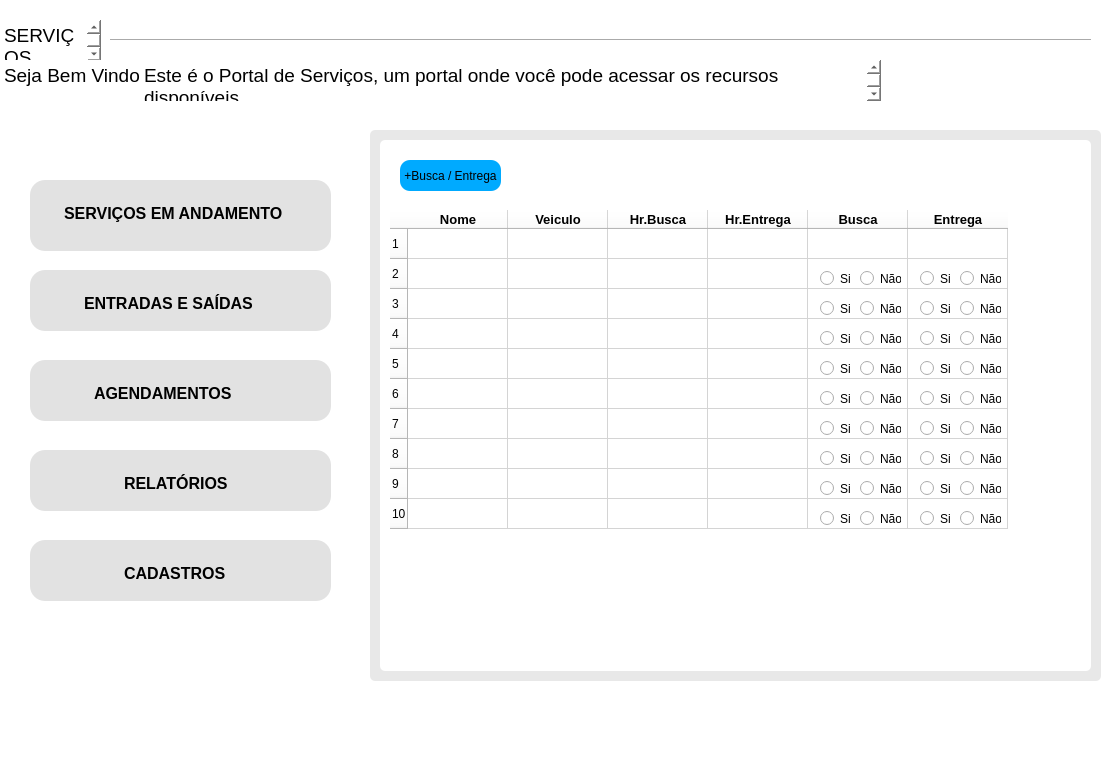
<?xml version="1.0" encoding="UTF-8"?>
<ui version="4.0">
 <class>MainWindow</class>
 <widget class="QMainWindow" name="MainWindow">
  <property name="geometry">
   <rect>
    <x>0</x>
    <y>0</y>
    <width>1116</width>
    <height>765</height>
   </rect>
  </property>
  <property name="windowTitle">
   <string>MainWindow</string>
  </property>
  <widget class="QWidget" name="centralwidget">
   <layout class="QVBoxLayout" name="verticalLayout">
    <property name="spacing">
     <number>0</number>
    </property>
    <property name="leftMargin">
     <number>0</number>
    </property>
    <property name="topMargin">
     <number>0</number>
    </property>
    <property name="rightMargin">
     <number>0</number>
    </property>
    <property name="bottomMargin">
     <number>0</number>
    </property>
    <item>
     <widget class="QFrame" name="frame">
      <property name="styleSheet">
       <string notr="true">background-color: rgb(255, 255, 255);</string>
      </property>
      <property name="frameShape">
       <enum>QFrame::NoFrame</enum>
      </property>
      <property name="frameShadow">
       <enum>QFrame::Raised</enum>
      </property>
      <widget class="QFrame" name="frame_2">
       <property name="geometry">
        <rect>
         <x>370</x>
         <y>130</y>
         <width>731</width>
         <height>551</height>
        </rect>
       </property>
       <property name="styleSheet">
        <string notr="true">background-color: rgb(232, 232, 232);
border-top-left-radius: 5px;
border-top-right-radius: 5px;
border-bottom-right-radius: 5px;
border-bottom-left-radius: 5px;
</string>
       </property>
       <property name="frameShape">
        <enum>QFrame::StyledPanel</enum>
       </property>
       <property name="frameShadow">
        <enum>QFrame::Raised</enum>
       </property>
       <widget class="QFrame" name="frame_9">
        <property name="geometry">
         <rect>
          <x>10</x>
          <y>10</y>
          <width>711</width>
          <height>531</height>
         </rect>
        </property>
        <property name="styleSheet">
         <string notr="true">background-color: rgb(255, 255, 255);</string>
        </property>
        <property name="frameShape">
         <enum>QFrame::StyledPanel</enum>
        </property>
        <property name="frameShadow">
         <enum>QFrame::Plain</enum>
        </property>
        <widget class="QPushButton" name="pushButton">
         <property name="geometry">
          <rect>
           <x>20</x>
           <y>20</y>
           <width>101</width>
           <height>31</height>
          </rect>
         </property>
         <property name="styleSheet">
          <string notr="true">background-color: rgb(0, 170, 255);


border-top-left-radius: 10px;
border-top-right-radius: 10px;
border-bottom-right-radius: 10px;
border-bottom-left-radius: 10px;
</string>
         </property>
         <property name="text">
          <string>+Busca / Entrega</string>
         </property>
        </widget>
        <widget class="QTableWidget" name="tabelaInicial">
         <property name="geometry">
          <rect>
           <x>10</x>
           <y>70</y>
           <width>691</width>
           <height>451</height>
          </rect>
         </property>
         <property name="minimumSize">
          <size>
           <width>581</width>
           <height>0</height>
          </size>
         </property>
         <property name="styleSheet">
          <string notr="true">border-top-left-radius: 5px;
border-top-right-radius: 5px;
border-bottom-right-radius: 5px;
border-bottom-left-radius: 5px;
</string>
         </property>
         <row>
          <property name="text">
           <string>1</string>
          </property>
         </row>
         <row>
          <property name="text">
           <string>2</string>
          </property>
         </row>
         <row>
          <property name="text">
           <string>3</string>
          </property>
         </row>
         <row>
          <property name="text">
           <string>4</string>
          </property>
         </row>
         <row>
          <property name="text">
           <string>5</string>
          </property>
         </row>
         <row>
          <property name="text">
           <string>6</string>
          </property>
         </row>
         <row>
          <property name="text">
           <string>7</string>
          </property>
         </row>
         <row>
          <property name="text">
           <string>8</string>
          </property>
         </row>
         <row>
          <property name="text">
           <string>9</string>
          </property>
         </row>
         <row>
          <property name="text">
           <string>10</string>
          </property>
         </row>
         <column>
          <property name="text">
           <string>Nome</string>
          </property>
          <property name="font">
           <font>
            <pointsize>10</pointsize>
            <weight>75</weight>
            <bold>true</bold>
           </font>
          </property>
         </column>
         <column>
          <property name="text">
           <string>Veiculo</string>
          </property>
          <property name="font">
           <font>
            <pointsize>10</pointsize>
            <weight>75</weight>
            <bold>true</bold>
           </font>
          </property>
         </column>
         <column>
          <property name="text">
           <string>Hr.Busca</string>
          </property>
          <property name="font">
           <font>
            <pointsize>10</pointsize>
            <weight>75</weight>
            <bold>true</bold>
           </font>
          </property>
         </column>
         <column>
          <property name="text">
           <string>Hr.Entrega</string>
          </property>
          <property name="font">
           <font>
            <pointsize>10</pointsize>
            <weight>75</weight>
            <bold>true</bold>
           </font>
          </property>
         </column>
         <column>
          <property name="text">
           <string>Busca</string>
          </property>
          <property name="font">
           <font>
            <pointsize>10</pointsize>
            <weight>75</weight>
            <bold>true</bold>
           </font>
          </property>
         </column>
         <column>
          <property name="text">
           <string>Entrega</string>
          </property>
          <property name="font">
           <font>
            <pointsize>10</pointsize>
            <weight>75</weight>
            <bold>true</bold>
           </font>
          </property>
          <property name="background">
           <color>
            <red>0</red>
            <green>170</green>
            <blue>255</blue>
           </color>
          </property>
         </column>
        </widget>
        <widget class="QRadioButton" name="radioButton_21">
         <property name="geometry">
          <rect>
           <x>480</x>
           <y>160</y>
           <width>41</width>
           <height>17</height>
          </rect>
         </property>
         <property name="text">
          <string>Não</string>
         </property>
        </widget>
        <widget class="QRadioButton" name="radioButton_3">
         <property name="geometry">
          <rect>
           <x>440</x>
           <y>160</y>
           <width>31</width>
           <height>17</height>
          </rect>
         </property>
         <property name="text">
          <string>Sim</string>
         </property>
        </widget>
        <widget class="QRadioButton" name="radioButton_22">
         <property name="geometry">
          <rect>
           <x>480</x>
           <y>130</y>
           <width>41</width>
           <height>17</height>
          </rect>
         </property>
         <property name="text">
          <string>Não</string>
         </property>
        </widget>
        <widget class="QRadioButton" name="radioButton_4">
         <property name="geometry">
          <rect>
           <x>440</x>
           <y>130</y>
           <width>31</width>
           <height>17</height>
          </rect>
         </property>
         <property name="text">
          <string>Sim</string>
         </property>
        </widget>
        <widget class="QRadioButton" name="radioButton_23">
         <property name="geometry">
          <rect>
           <x>480</x>
           <y>190</y>
           <width>41</width>
           <height>17</height>
          </rect>
         </property>
         <property name="text">
          <string>Não</string>
         </property>
        </widget>
        <widget class="QRadioButton" name="radioButton_5">
         <property name="geometry">
          <rect>
           <x>440</x>
           <y>190</y>
           <width>31</width>
           <height>17</height>
          </rect>
         </property>
         <property name="text">
          <string>Sim</string>
         </property>
        </widget>
        <widget class="QRadioButton" name="radioButton_24">
         <property name="geometry">
          <rect>
           <x>480</x>
           <y>220</y>
           <width>41</width>
           <height>17</height>
          </rect>
         </property>
         <property name="text">
          <string>Não</string>
         </property>
        </widget>
        <widget class="QRadioButton" name="radioButton_6">
         <property name="geometry">
          <rect>
           <x>440</x>
           <y>220</y>
           <width>31</width>
           <height>17</height>
          </rect>
         </property>
         <property name="text">
          <string>Sim</string>
         </property>
        </widget>
        <widget class="QRadioButton" name="radioButton_25">
         <property name="geometry">
          <rect>
           <x>480</x>
           <y>250</y>
           <width>41</width>
           <height>17</height>
          </rect>
         </property>
         <property name="text">
          <string>Não</string>
         </property>
        </widget>
        <widget class="QRadioButton" name="radioButton_7">
         <property name="geometry">
          <rect>
           <x>440</x>
           <y>250</y>
           <width>31</width>
           <height>17</height>
          </rect>
         </property>
         <property name="text">
          <string>Sim</string>
         </property>
        </widget>
        <widget class="QRadioButton" name="radioButton_26">
         <property name="geometry">
          <rect>
           <x>480</x>
           <y>280</y>
           <width>41</width>
           <height>17</height>
          </rect>
         </property>
         <property name="text">
          <string>Não</string>
         </property>
        </widget>
        <widget class="QRadioButton" name="radioButton_8">
         <property name="geometry">
          <rect>
           <x>440</x>
           <y>280</y>
           <width>31</width>
           <height>17</height>
          </rect>
         </property>
         <property name="text">
          <string>Sim</string>
         </property>
        </widget>
        <widget class="QRadioButton" name="radioButton_27">
         <property name="geometry">
          <rect>
           <x>480</x>
           <y>310</y>
           <width>41</width>
           <height>17</height>
          </rect>
         </property>
         <property name="text">
          <string>Não</string>
         </property>
        </widget>
        <widget class="QRadioButton" name="radioButton_9">
         <property name="geometry">
          <rect>
           <x>440</x>
           <y>310</y>
           <width>31</width>
           <height>17</height>
          </rect>
         </property>
         <property name="text">
          <string>Sim</string>
         </property>
        </widget>
        <widget class="QRadioButton" name="radioButton_28">
         <property name="geometry">
          <rect>
           <x>480</x>
           <y>340</y>
           <width>41</width>
           <height>17</height>
          </rect>
         </property>
         <property name="text">
          <string>Não</string>
         </property>
        </widget>
        <widget class="QRadioButton" name="radioButton_10">
         <property name="geometry">
          <rect>
           <x>440</x>
           <y>340</y>
           <width>31</width>
           <height>17</height>
          </rect>
         </property>
         <property name="text">
          <string>Sim</string>
         </property>
        </widget>
        <widget class="QRadioButton" name="radioButton_29">
         <property name="geometry">
          <rect>
           <x>480</x>
           <y>370</y>
           <width>41</width>
           <height>17</height>
          </rect>
         </property>
         <property name="text">
          <string>Não</string>
         </property>
        </widget>
        <widget class="QRadioButton" name="radioButton_11">
         <property name="geometry">
          <rect>
           <x>440</x>
           <y>370</y>
           <width>31</width>
           <height>17</height>
          </rect>
         </property>
         <property name="text">
          <string>Sim</string>
         </property>
        </widget>
        <widget class="QRadioButton" name="radioButton_30">
         <property name="geometry">
          <rect>
           <x>580</x>
           <y>310</y>
           <width>41</width>
           <height>17</height>
          </rect>
         </property>
         <property name="text">
          <string>Não</string>
         </property>
        </widget>
        <widget class="QRadioButton" name="radioButton_12">
         <property name="geometry">
          <rect>
           <x>540</x>
           <y>310</y>
           <width>31</width>
           <height>17</height>
          </rect>
         </property>
         <property name="text">
          <string>Sim</string>
         </property>
        </widget>
        <widget class="QRadioButton" name="radioButton_13">
         <property name="geometry">
          <rect>
           <x>540</x>
           <y>250</y>
           <width>31</width>
           <height>17</height>
          </rect>
         </property>
         <property name="text">
          <string>Sim</string>
         </property>
        </widget>
        <widget class="QRadioButton" name="radioButton_31">
         <property name="geometry">
          <rect>
           <x>580</x>
           <y>130</y>
           <width>41</width>
           <height>17</height>
          </rect>
         </property>
         <property name="text">
          <string>Não</string>
         </property>
        </widget>
        <widget class="QRadioButton" name="radioButton_32">
         <property name="geometry">
          <rect>
           <x>580</x>
           <y>340</y>
           <width>41</width>
           <height>17</height>
          </rect>
         </property>
         <property name="text">
          <string>Não</string>
         </property>
        </widget>
        <widget class="QRadioButton" name="radioButton_14">
         <property name="geometry">
          <rect>
           <x>540</x>
           <y>280</y>
           <width>31</width>
           <height>17</height>
          </rect>
         </property>
         <property name="text">
          <string>Sim</string>
         </property>
        </widget>
        <widget class="QRadioButton" name="radioButton_15">
         <property name="geometry">
          <rect>
           <x>540</x>
           <y>160</y>
           <width>31</width>
           <height>17</height>
          </rect>
         </property>
         <property name="text">
          <string>Sim</string>
         </property>
        </widget>
        <widget class="QRadioButton" name="radioButton_33">
         <property name="geometry">
          <rect>
           <x>580</x>
           <y>370</y>
           <width>41</width>
           <height>17</height>
          </rect>
         </property>
         <property name="text">
          <string>Não</string>
         </property>
        </widget>
        <widget class="QRadioButton" name="radioButton_34">
         <property name="geometry">
          <rect>
           <x>580</x>
           <y>190</y>
           <width>41</width>
           <height>17</height>
          </rect>
         </property>
         <property name="text">
          <string>Não</string>
         </property>
        </widget>
        <widget class="QRadioButton" name="radioButton_35">
         <property name="geometry">
          <rect>
           <x>580</x>
           <y>280</y>
           <width>41</width>
           <height>17</height>
          </rect>
         </property>
         <property name="text">
          <string>Não</string>
         </property>
        </widget>
        <widget class="QRadioButton" name="radioButton_16">
         <property name="geometry">
          <rect>
           <x>540</x>
           <y>340</y>
           <width>31</width>
           <height>17</height>
          </rect>
         </property>
         <property name="text">
          <string>Sim</string>
         </property>
        </widget>
        <widget class="QRadioButton" name="radioButton_17">
         <property name="geometry">
          <rect>
           <x>540</x>
           <y>220</y>
           <width>31</width>
           <height>17</height>
          </rect>
         </property>
         <property name="text">
          <string>Sim</string>
         </property>
        </widget>
        <widget class="QRadioButton" name="radioButton_36">
         <property name="geometry">
          <rect>
           <x>580</x>
           <y>220</y>
           <width>41</width>
           <height>17</height>
          </rect>
         </property>
         <property name="text">
          <string>Não</string>
         </property>
        </widget>
        <widget class="QRadioButton" name="radioButton_37">
         <property name="geometry">
          <rect>
           <x>580</x>
           <y>160</y>
           <width>41</width>
           <height>17</height>
          </rect>
         </property>
         <property name="text">
          <string>Não</string>
         </property>
        </widget>
        <widget class="QRadioButton" name="radioButton_38">
         <property name="geometry">
          <rect>
           <x>580</x>
           <y>250</y>
           <width>41</width>
           <height>17</height>
          </rect>
         </property>
         <property name="text">
          <string>Não</string>
         </property>
        </widget>
        <widget class="QRadioButton" name="radioButton_18">
         <property name="geometry">
          <rect>
           <x>540</x>
           <y>130</y>
           <width>31</width>
           <height>17</height>
          </rect>
         </property>
         <property name="text">
          <string>Sim</string>
         </property>
        </widget>
        <widget class="QRadioButton" name="radioButton_19">
         <property name="geometry">
          <rect>
           <x>540</x>
           <y>190</y>
           <width>31</width>
           <height>17</height>
          </rect>
         </property>
         <property name="text">
          <string>Sim</string>
         </property>
        </widget>
        <widget class="QRadioButton" name="radioButton_20">
         <property name="geometry">
          <rect>
           <x>540</x>
           <y>370</y>
           <width>31</width>
           <height>17</height>
          </rect>
         </property>
         <property name="text">
          <string>Sim</string>
         </property>
        </widget>
       </widget>
      </widget>
      <widget class="Line" name="line">
       <property name="geometry">
        <rect>
         <x>110</x>
         <y>30</y>
         <width>981</width>
         <height>20</height>
        </rect>
       </property>
       <property name="orientation">
        <enum>Qt::Horizontal</enum>
       </property>
      </widget>
      <widget class="QTextBrowser" name="textBrowser">
       <property name="geometry">
        <rect>
         <x>0</x>
         <y>20</y>
         <width>101</width>
         <height>41</height>
        </rect>
       </property>
       <property name="frameShape">
        <enum>QFrame::NoFrame</enum>
       </property>
       <property name="html">
        <string>&lt;!DOCTYPE HTML PUBLIC &quot;-//W3C//DTD HTML 4.0//EN&quot; &quot;http://www.w3.org/TR/REC-html40/strict.dtd&quot;&gt;
&lt;html&gt;&lt;head&gt;&lt;meta name=&quot;qrichtext&quot; content=&quot;1&quot; /&gt;&lt;style type=&quot;text/css&quot;&gt;
p, li { white-space: pre-wrap; }
&lt;/style&gt;&lt;/head&gt;&lt;body style=&quot; font-family:'MS Shell Dlg 2'; font-size:8.25pt; font-weight:400; font-style:normal;&quot;&gt;
&lt;p style=&quot; margin-top:0px; margin-bottom:0px; margin-left:0px; margin-right:0px; -qt-block-indent:0; text-indent:0px;&quot;&gt;&lt;span style=&quot; font-size:14pt;&quot;&gt;SERVIÇOS&lt;/span&gt;&lt;/p&gt;&lt;/body&gt;&lt;/html&gt;</string>
       </property>
      </widget>
      <widget class="QFrame" name="frame_4">
       <property name="geometry">
        <rect>
         <x>30</x>
         <y>180</y>
         <width>301</width>
         <height>71</height>
        </rect>
       </property>
       <property name="styleSheet">
        <string notr="true">background-color: rgb(226, 226, 226);
border-top-left-radius: 15px;
border-top-right-radius: 15px;
border-bottom-right-radius: 15px;
border-bottom-left-radius: 15px;
</string>
       </property>
       <property name="frameShape">
        <enum>QFrame::StyledPanel</enum>
       </property>
       <property name="frameShadow">
        <enum>QFrame::Raised</enum>
       </property>
       <widget class="QTextBrowser" name="textBrowser_4">
        <property name="geometry">
         <rect>
          <x>30</x>
          <y>20</y>
          <width>241</width>
          <height>31</height>
         </rect>
        </property>
        <property name="frameShape">
         <enum>QFrame::NoFrame</enum>
        </property>
        <property name="html">
         <string>&lt;!DOCTYPE HTML PUBLIC &quot;-//W3C//DTD HTML 4.0//EN&quot; &quot;http://www.w3.org/TR/REC-html40/strict.dtd&quot;&gt;
&lt;html&gt;&lt;head&gt;&lt;meta name=&quot;qrichtext&quot; content=&quot;1&quot; /&gt;&lt;style type=&quot;text/css&quot;&gt;
p, li { white-space: pre-wrap; }
&lt;/style&gt;&lt;/head&gt;&lt;body style=&quot; font-family:'MS Shell Dlg 2'; font-size:8.25pt; font-weight:400; font-style:normal;&quot;&gt;
&lt;p style=&quot; margin-top:0px; margin-bottom:0px; margin-left:0px; margin-right:0px; -qt-block-indent:0; text-indent:0px;&quot;&gt;&lt;span style=&quot; font-size:12pt; font-weight:600;&quot;&gt;SERVIÇOS EM ANDAMENTO&lt;/span&gt;&lt;/p&gt;&lt;/body&gt;&lt;/html&gt;</string>
        </property>
       </widget>
      </widget>
      <widget class="QTextBrowser" name="textBrowser_2">
       <property name="geometry">
        <rect>
         <x>0</x>
         <y>60</y>
         <width>171</width>
         <height>41</height>
        </rect>
       </property>
       <property name="frameShape">
        <enum>QFrame::NoFrame</enum>
       </property>
       <property name="html">
        <string>&lt;!DOCTYPE HTML PUBLIC &quot;-//W3C//DTD HTML 4.0//EN&quot; &quot;http://www.w3.org/TR/REC-html40/strict.dtd&quot;&gt;
&lt;html&gt;&lt;head&gt;&lt;meta name=&quot;qrichtext&quot; content=&quot;1&quot; /&gt;&lt;style type=&quot;text/css&quot;&gt;
p, li { white-space: pre-wrap; }
&lt;/style&gt;&lt;/head&gt;&lt;body style=&quot; font-family:'MS Shell Dlg 2'; font-size:8.25pt; font-weight:400; font-style:normal;&quot;&gt;
&lt;p style=&quot; margin-top:0px; margin-bottom:0px; margin-left:0px; margin-right:0px; -qt-block-indent:0; text-indent:0px;&quot;&gt;&lt;span style=&quot; font-size:14pt;&quot;&gt;Seja Bem Vindo!&lt;/span&gt;&lt;/p&gt;&lt;/body&gt;&lt;/html&gt;</string>
       </property>
      </widget>
      <widget class="QTextBrowser" name="textBrowser_3">
       <property name="geometry">
        <rect>
         <x>140</x>
         <y>60</y>
         <width>741</width>
         <height>41</height>
        </rect>
       </property>
       <property name="frameShape">
        <enum>QFrame::NoFrame</enum>
       </property>
       <property name="html">
        <string>&lt;!DOCTYPE HTML PUBLIC &quot;-//W3C//DTD HTML 4.0//EN&quot; &quot;http://www.w3.org/TR/REC-html40/strict.dtd&quot;&gt;
&lt;html&gt;&lt;head&gt;&lt;meta name=&quot;qrichtext&quot; content=&quot;1&quot; /&gt;&lt;style type=&quot;text/css&quot;&gt;
p, li { white-space: pre-wrap; }
&lt;/style&gt;&lt;/head&gt;&lt;body style=&quot; font-family:'MS Shell Dlg 2'; font-size:8.25pt; font-weight:400; font-style:normal;&quot;&gt;
&lt;p style=&quot; margin-top:0px; margin-bottom:0px; margin-left:0px; margin-right:0px; -qt-block-indent:0; text-indent:0px;&quot;&gt;&lt;span style=&quot; font-size:14pt;&quot;&gt;Este é o Portal de Serviços, um portal onde você pode acessar os recursos disponíveis.&lt;/span&gt;&lt;/p&gt;&lt;/body&gt;&lt;/html&gt;</string>
       </property>
      </widget>
      <widget class="QFrame" name="frame_5">
       <property name="geometry">
        <rect>
         <x>30</x>
         <y>270</y>
         <width>301</width>
         <height>61</height>
        </rect>
       </property>
       <property name="styleSheet">
        <string notr="true">background-color: rgb(226, 226, 226);
border-top-left-radius: 15px;
border-top-right-radius: 15px;
border-bottom-right-radius: 15px;
border-bottom-left-radius: 15px;
</string>
       </property>
       <property name="frameShape">
        <enum>QFrame::StyledPanel</enum>
       </property>
       <property name="frameShadow">
        <enum>QFrame::Raised</enum>
       </property>
       <widget class="QTextBrowser" name="textBrowser_5">
        <property name="geometry">
         <rect>
          <x>50</x>
          <y>20</y>
          <width>191</width>
          <height>31</height>
         </rect>
        </property>
        <property name="frameShape">
         <enum>QFrame::NoFrame</enum>
        </property>
        <property name="html">
         <string>&lt;!DOCTYPE HTML PUBLIC &quot;-//W3C//DTD HTML 4.0//EN&quot; &quot;http://www.w3.org/TR/REC-html40/strict.dtd&quot;&gt;
&lt;html&gt;&lt;head&gt;&lt;meta name=&quot;qrichtext&quot; content=&quot;1&quot; /&gt;&lt;style type=&quot;text/css&quot;&gt;
p, li { white-space: pre-wrap; }
&lt;/style&gt;&lt;/head&gt;&lt;body style=&quot; font-family:'MS Shell Dlg 2'; font-size:8.25pt; font-weight:400; font-style:normal;&quot;&gt;
&lt;p style=&quot; margin-top:0px; margin-bottom:0px; margin-left:0px; margin-right:0px; -qt-block-indent:0; text-indent:0px;&quot;&gt;&lt;span style=&quot; font-size:12pt; font-weight:600;&quot;&gt;ENTRADAS E SAÍDAS&lt;/span&gt;&lt;/p&gt;&lt;/body&gt;&lt;/html&gt;</string>
        </property>
       </widget>
      </widget>
      <widget class="QFrame" name="frame_6">
       <property name="geometry">
        <rect>
         <x>30</x>
         <y>360</y>
         <width>301</width>
         <height>61</height>
        </rect>
       </property>
       <property name="styleSheet">
        <string notr="true">background-color: rgb(226, 226, 226);
border-top-left-radius: 15px;
border-top-right-radius: 15px;
border-bottom-right-radius: 15px;
border-bottom-left-radius: 15px;
</string>
       </property>
       <property name="frameShape">
        <enum>QFrame::StyledPanel</enum>
       </property>
       <property name="frameShadow">
        <enum>QFrame::Raised</enum>
       </property>
       <widget class="QTextBrowser" name="textBrowser_6">
        <property name="geometry">
         <rect>
          <x>60</x>
          <y>20</y>
          <width>151</width>
          <height>31</height>
         </rect>
        </property>
        <property name="frameShape">
         <enum>QFrame::NoFrame</enum>
        </property>
        <property name="html">
         <string>&lt;!DOCTYPE HTML PUBLIC &quot;-//W3C//DTD HTML 4.0//EN&quot; &quot;http://www.w3.org/TR/REC-html40/strict.dtd&quot;&gt;
&lt;html&gt;&lt;head&gt;&lt;meta name=&quot;qrichtext&quot; content=&quot;1&quot; /&gt;&lt;style type=&quot;text/css&quot;&gt;
p, li { white-space: pre-wrap; }
&lt;/style&gt;&lt;/head&gt;&lt;body style=&quot; font-family:'MS Shell Dlg 2'; font-size:8.25pt; font-weight:400; font-style:normal;&quot;&gt;
&lt;p style=&quot; margin-top:0px; margin-bottom:0px; margin-left:0px; margin-right:0px; -qt-block-indent:0; text-indent:0px;&quot;&gt;&lt;span style=&quot; font-size:12pt; font-weight:600;&quot;&gt;AGENDAMENTOS&lt;/span&gt;&lt;/p&gt;&lt;/body&gt;&lt;/html&gt;</string>
        </property>
       </widget>
      </widget>
      <widget class="QFrame" name="frame_7">
       <property name="geometry">
        <rect>
         <x>30</x>
         <y>450</y>
         <width>301</width>
         <height>61</height>
        </rect>
       </property>
       <property name="styleSheet">
        <string notr="true">background-color: rgb(226, 226, 226);
border-top-left-radius: 15px;
border-top-right-radius: 15px;
border-bottom-right-radius: 15px;
border-bottom-left-radius: 15px;
</string>
       </property>
       <property name="frameShape">
        <enum>QFrame::StyledPanel</enum>
       </property>
       <property name="frameShadow">
        <enum>QFrame::Raised</enum>
       </property>
       <widget class="QTextBrowser" name="textBrowser_7">
        <property name="geometry">
         <rect>
          <x>90</x>
          <y>20</y>
          <width>121</width>
          <height>31</height>
         </rect>
        </property>
        <property name="frameShape">
         <enum>QFrame::NoFrame</enum>
        </property>
        <property name="html">
         <string>&lt;!DOCTYPE HTML PUBLIC &quot;-//W3C//DTD HTML 4.0//EN&quot; &quot;http://www.w3.org/TR/REC-html40/strict.dtd&quot;&gt;
&lt;html&gt;&lt;head&gt;&lt;meta name=&quot;qrichtext&quot; content=&quot;1&quot; /&gt;&lt;style type=&quot;text/css&quot;&gt;
p, li { white-space: pre-wrap; }
&lt;/style&gt;&lt;/head&gt;&lt;body style=&quot; font-family:'MS Shell Dlg 2'; font-size:8.25pt; font-weight:400; font-style:normal;&quot;&gt;
&lt;p style=&quot; margin-top:0px; margin-bottom:0px; margin-left:0px; margin-right:0px; -qt-block-indent:0; text-indent:0px;&quot;&gt;&lt;span style=&quot; font-size:12pt; font-weight:600;&quot;&gt;RELATÓRIOS&lt;/span&gt;&lt;/p&gt;&lt;/body&gt;&lt;/html&gt;</string>
        </property>
       </widget>
      </widget>
      <widget class="QFrame" name="frame_8">
       <property name="geometry">
        <rect>
         <x>30</x>
         <y>540</y>
         <width>301</width>
         <height>61</height>
        </rect>
       </property>
       <property name="styleSheet">
        <string notr="true">background-color: rgb(226, 226, 226);
border-top-left-radius: 15px;
border-top-right-radius: 15px;
border-bottom-right-radius: 15px;
border-bottom-left-radius: 15px;
</string>
       </property>
       <property name="frameShape">
        <enum>QFrame::StyledPanel</enum>
       </property>
       <property name="frameShadow">
        <enum>QFrame::Raised</enum>
       </property>
       <widget class="QTextBrowser" name="textBrowser_8">
        <property name="geometry">
         <rect>
          <x>90</x>
          <y>20</y>
          <width>111</width>
          <height>31</height>
         </rect>
        </property>
        <property name="frameShape">
         <enum>QFrame::NoFrame</enum>
        </property>
        <property name="html">
         <string>&lt;!DOCTYPE HTML PUBLIC &quot;-//W3C//DTD HTML 4.0//EN&quot; &quot;http://www.w3.org/TR/REC-html40/strict.dtd&quot;&gt;
&lt;html&gt;&lt;head&gt;&lt;meta name=&quot;qrichtext&quot; content=&quot;1&quot; /&gt;&lt;style type=&quot;text/css&quot;&gt;
p, li { white-space: pre-wrap; }
&lt;/style&gt;&lt;/head&gt;&lt;body style=&quot; font-family:'MS Shell Dlg 2'; font-size:8.25pt; font-weight:400; font-style:normal;&quot;&gt;
&lt;p style=&quot; margin-top:0px; margin-bottom:0px; margin-left:0px; margin-right:0px; -qt-block-indent:0; text-indent:0px;&quot;&gt;&lt;span style=&quot; font-size:12pt; font-weight:600;&quot;&gt;CADASTROS&lt;/span&gt;&lt;/p&gt;&lt;/body&gt;&lt;/html&gt;</string>
        </property>
       </widget>
      </widget>
     </widget>
    </item>
   </layout>
  </widget>
  <widget class="QMenuBar" name="menubar">
   <property name="geometry">
    <rect>
     <x>0</x>
     <y>0</y>
     <width>1116</width>
     <height>21</height>
    </rect>
   </property>
  </widget>
 </widget>
 <resources/>
 <connections/>
</ui>
